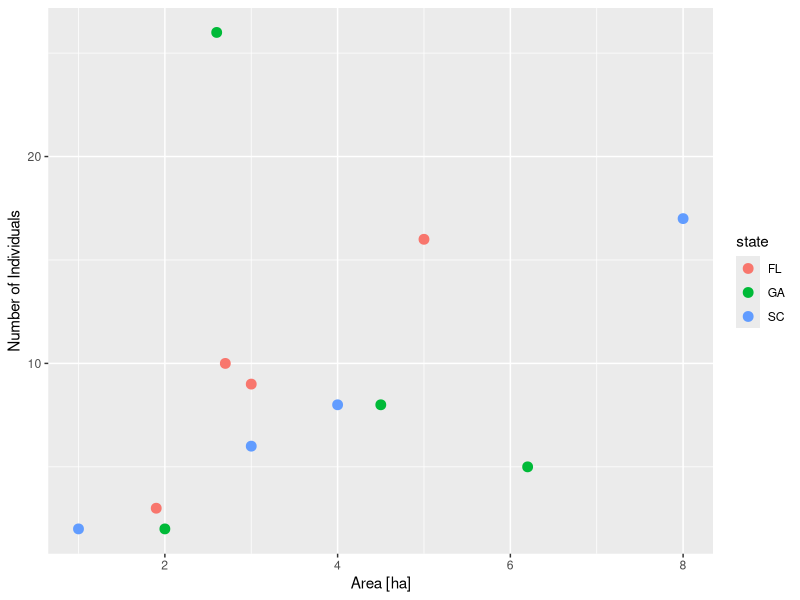
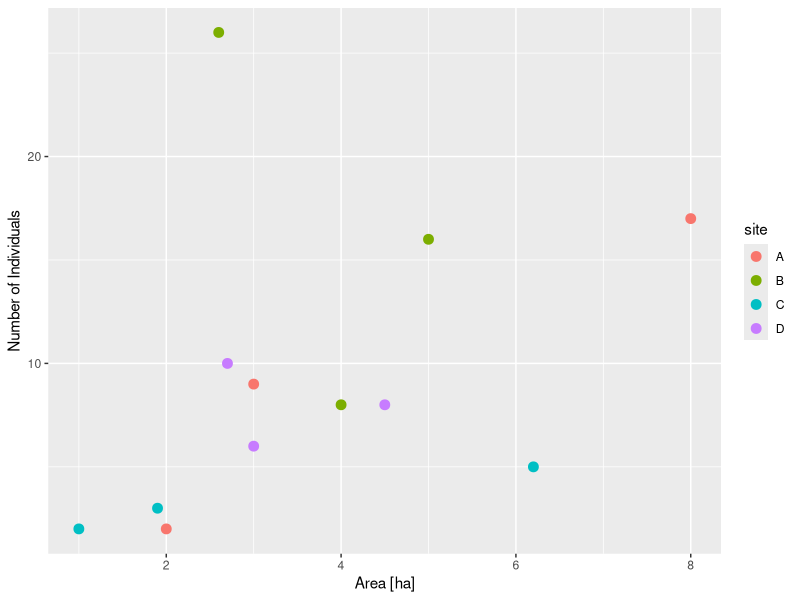

Generate these figures, in order, with R:
## ---- chunk 1
knitr::opts_chunk$set(echo = TRUE)
## ---- chunk 2
# convert_pounds_to_grams <- function(________) {
#     grams = 453.6 * pounds
#     return(________)
# }
## ---- chunk 3
# convert_fahrenheit_to_celsius <- ________(________) {
#     celsius = (fahrenheit - 32) * 5 / 9
#     ________(________)
# }
## ---- chunk 4
###Code solution for Writing Functions

print("1a")
pounds_to_grams <- function(weight_lbs){
  weight_g <- weight_lbs * 453.6
  return(weight_g)
}
pounds_to_grams(3.75)

print("1b")
convert_fahrenheit_to_celsius <- function(fahrenheit) {
    celsius = (fahrenheit - 32) * 5 / 9
    return(celsius)
}
convert_fahrenheit_to_celsius(80)

print('1c')
# 3. Write a function named `double` that takes a number as input and outputs
#    that number multiplied by 2. Run it with an input of 512.

double <- function(number){
  doubled <- number * 2
  return(doubled)
}

double(512)

print("1d")
# 4. Write a function named `prediction` that takes three arguments, `a`, `b`,
#    and `x`, and returns `y` using `y = a + b * x` (like a prediction from a
#    simple linear model). Run it with `a` = 6, `b` = 0.8, and `x` = 12.

prediction <- function(a, b, x){
  y <- a + b * x
  return(y)
}
prediction(6, 0.8, 12)

## ---- chunk 5
get_mass_from_length_theropoda <- function(length){
  mass <- 0.73 * length ^ 3.63
  return(mass)
}
## ---- chunk 6
###Code solution for Use and Modify

print("2a")
get_mass_from_length_theropoda <- function(length){
  mass = 0.73 * length ** 3.63
  return (mass)
}

get_mass_from_length_theropoda(16)

print("2b")
get_mass_from_length <- function(a, b, length){
  mass = a * length ** b
  return (mass)
}

get_mass_from_length(214.44, 1.46, 26)
## ---- chunk 7
# convert_pounds_to_grams <- function(________, numdigits = __) {
#   grams <- 453.6 * pounds
#   rounded <- round(grams, digits = numdigits)
#   return(________)
# }
## ---- chunk 8
### Code solution for Writing Functions 2

print("3a")
convert_pounds_to_grams <- function(pounds, numdigits = 1) {
  grams <- 453.6 * pounds
  rounded <- round(grams, digits = numdigits)
  return(rounded)
}

convert_pounds_to_grams(4.3)

print("3b")
get_height_from_weight <- function(weight, a = 12, b = 0.38){
  height <- a * weight ^ b
  return(height)
}

get_height_from_weight(42)

print("3c")
convert_pounds_to_grams(2) |>
  get_height_from_weight(b = 0.32)
## ---- chunk 9
print("4a")

get_mass_from_length <- function(a = 39.9, b = 2.6, length){
  mass = a * length ** b
  return (mass)
}
get_mass_from_length(a = 214.44, b = 1.46, length = 22)

print("4b")
get_mass_from_length(length = 16)
## ---- chunk 10
convert_kg_to_pounds <- function(kg){
  pounds = 2.205 * kg
  return(pounds)
}

get_mass_from_length(a = 10.95, b = 2.64, length = 12) |>
  convert_kg_to_pounds()
## ---- chunk 11
state_vector <- c("FL", "FL", "FL", "FL", "GA", "GA", "GA", "GA", "SC", "SC", "SC", "SC")
site_vector <- c("A", "B", "C", "D", "A", "B", "C", "D", "A", "B", "C", "D")
count_vector <- c(9, 16, 3, 10, 2, 26, 5, 8, 17, 8, 2, 6)
area_vector <- c(3, 5, 1.9, 2.7, 2, 2.6, 6.2, 4.5, 8, 4, 1, 3)
## ---- chunk 12
# Solutions to Writing Tidyverse Functions

print("6a")

state_vector <- c("FL", "FL", "FL", "FL", "GA", "GA", "GA", "GA", "SC", "SC", "SC", "SC")
site_vector <- c("A", "B", "C", "D", "A", "B", "C", "D", "A", "B", "C", "D")
count_vector <- c(9, 16, 3, 10, 2, 26, 5, 8, 17, 8, 2, 6)
area_vector <- c(3, 5, 1.9, 2.7, 2, 2.6, 6.2, 4.5, 8, 4, 1, 3)

count_data <- data.frame(state = state_vector,
                         site = site_vector,
                         count = count_vector,
                         area = area_vector)
count_data

print("6b")
library(ggplot2)
make_plot <- function(df, color_col) {
  ggplot(data = df, mapping = aes(x = area,
                                  y = count,
                                  color = {{ color_col }})) +
    geom_point(size = 3) +
    labs(x = "Area [ha]", y = "Number of Individuals")
}

make_plot(count_data, state)

print("6c")

make_plot(count_data, site)
